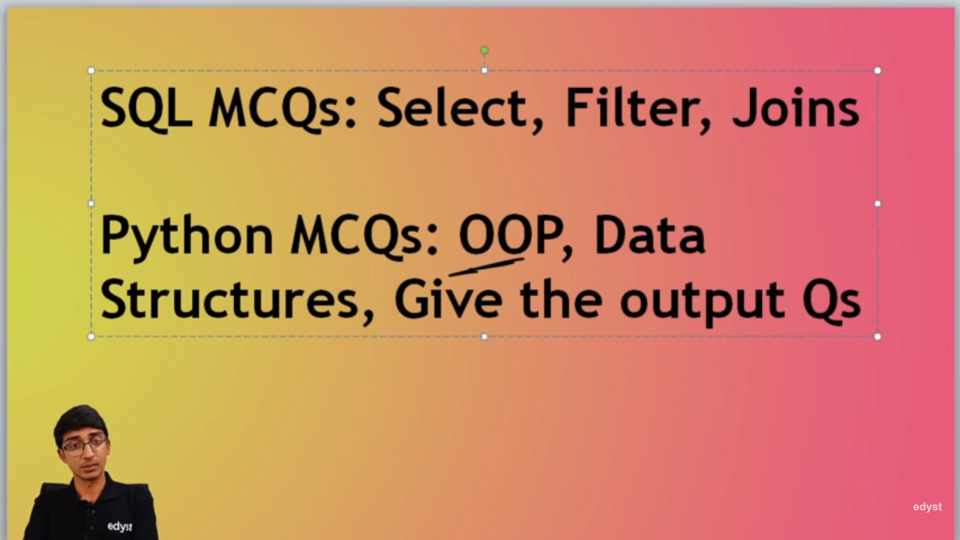
#> input picture face_detect.png, 1920 x 1080 px (shown at 1/2 size)
$ python opencv.py
#> lines starting #> are read from the running program, lines starting #| are printed output that depends on the picture; after the words box and inside, x2 and y2 are one past the last pixel; in counts of white or black regions, pixels touching at a corner belong together
import cv2
from cv2 import imshow
from cv2 import waitKey
from cv2 import destroyAllWindows
img=cv2.imread('face_detect.png',1)
#> img is the input picture: shape (1080, 1920, 3); mean B, G, R 97.4, 135.9, 203.8
face_cascade=cv2.CascadeClassifier(cv2.data.haarcascades+"haarcascade_frontalface_default.xml")
faces=face_cascade.detectMultiScale(img,scaleFactor=1.05,minNeighbors=10)
#> faces = [[113, 840, 122, 122]]
for x,y,w,h in faces:
    img=cv2.rectangle(img,(x,y),(x+w,y+h),(255,0,0),-1)
#> this loop made 1 pass
#> pass 1, `img=cv2.rectangle(img,(x,y),(x+w,y+h),(255,0,0),-1)`:
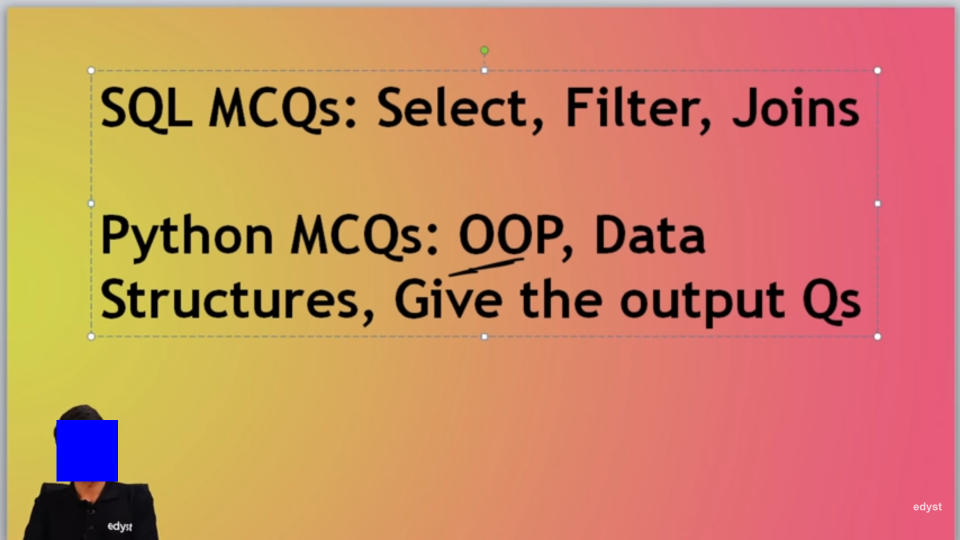
#> img: shape (1080, 1920, 3) (shown at 1/2 size); 0.73% of pixels changed, all inside (x1, y1, x2, y2) = (113, 840, 236, 963)
resized=cv2.resize(img,(int(img.shape[1]/4),int(img.shape[0]/4)))
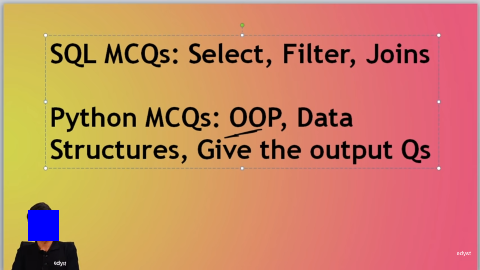
#> resized: shape (270, 480, 3); mean B, G, R 99, 135.2, 202.9
imshow("detected_face",resized)
waitKey(0)
destroyAllWindows()
